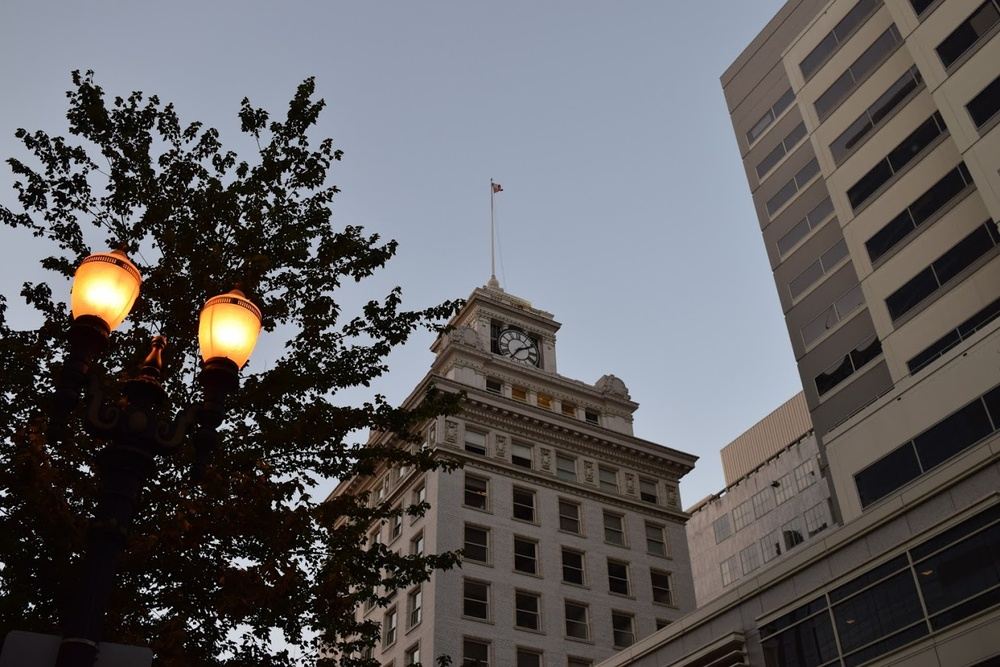
#> input picture opencv/commercial/Instructions/CV_Fundamentals/canny/clock.jpg, 1000 x 667 px, shrunk from 1357 x 905 before the run
$ python canny.py
#> lines starting #> are read from the running program, lines starting #| are printed output that depends on the picture
import cv2
import numpy as np

clock = cv2.imread( 'clock.jpg', 0 )
#> clock: shape (667, 1000); min 0, max 255, mean 93

clock = cv2.GaussianBlur( clock, (3, 5), 0.525, .9)
edges = cv2.Canny( clock, 53, 160 )
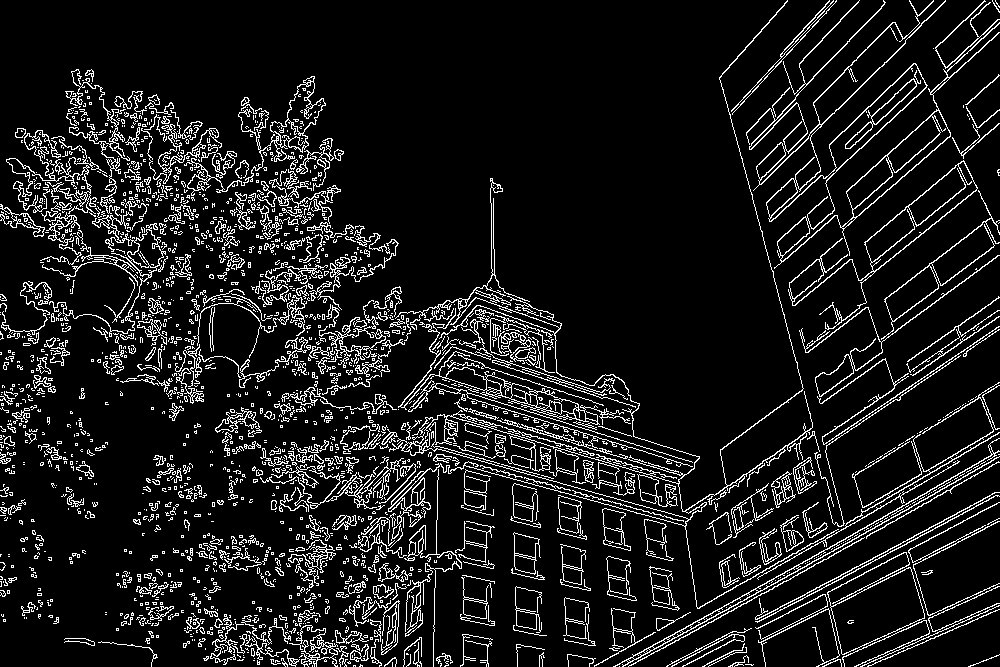
#> edges: shape (667, 1000); 10.3% white in thin lines or dots
cv2.imshow( 'clock', clock )
cv2.imshow( 'canny', edges )

# cv2.imwrite("clock_gaussgray.jpg", clock)
# cv2.imwrite("edges.jpg", edges)

cv2.waitKey( 0 )
cv2.destroyAllWindows()
